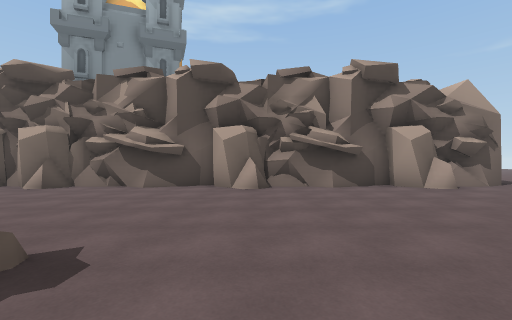
[1] (above)

20 first-person views from a walk through a scene from a Unity 3-D project. The camera is 1.4 m above the floor, looks level and sees 90° across. The floor is counted in squares, 2.12 m on a side. Each view is taken from the middle of a square. On the plan, view 1 faces up. The plan holds only what a view shows up to about 9 squares ahead; the rest is blank. The place goes on beyond the plan. The player is left out.

[2]
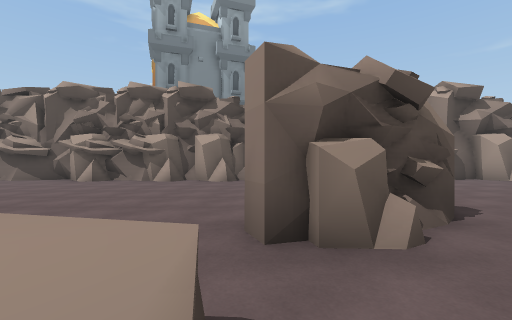

[3]
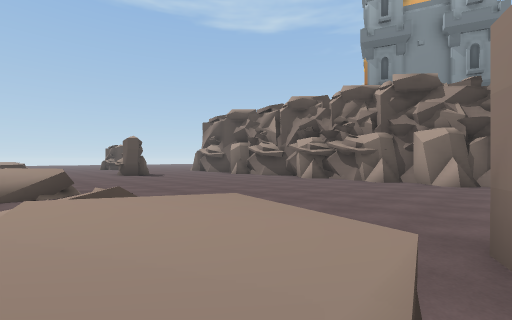

[4]
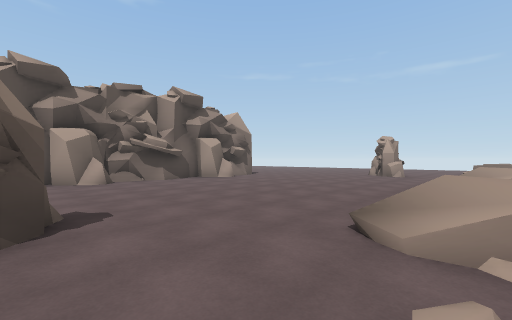

[5]
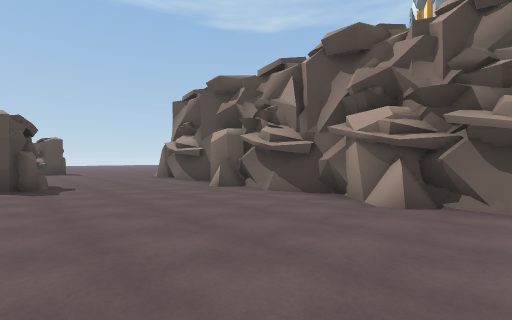

[6]
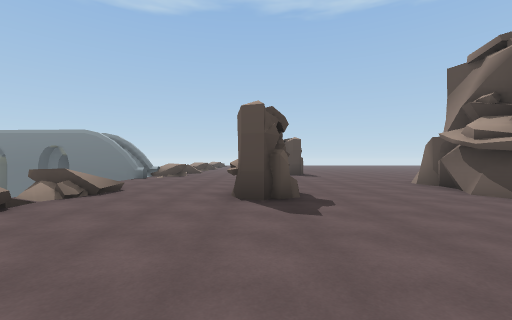

[7]
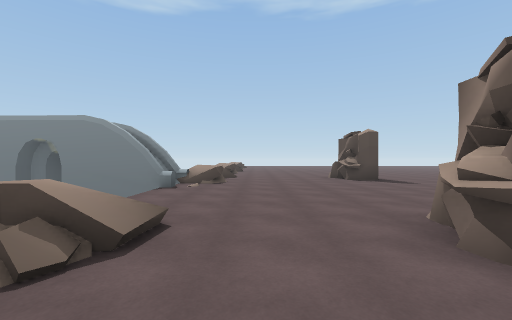

[8]
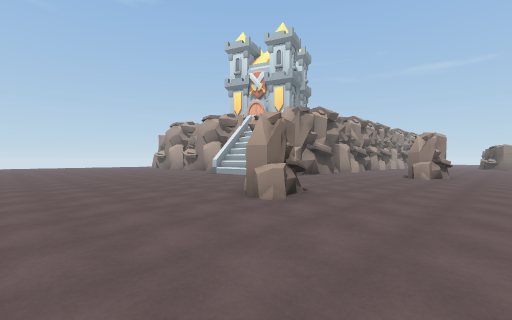

[9]
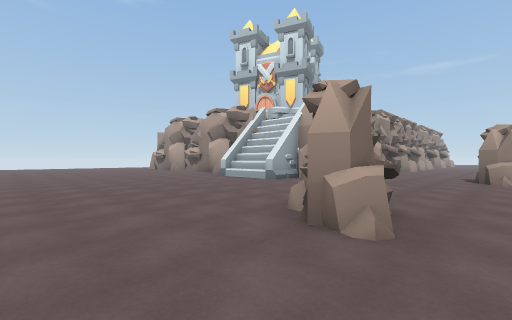

[10]
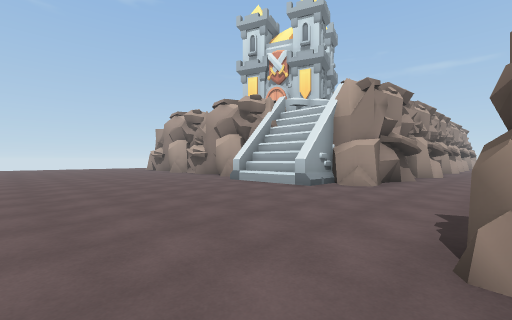

[11]
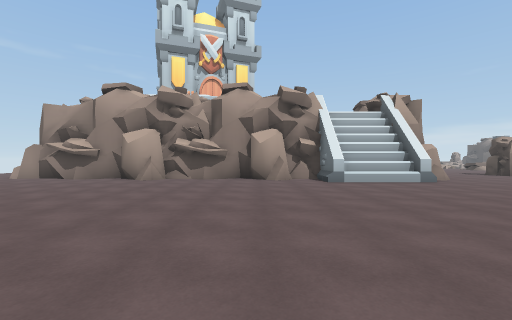

[12]
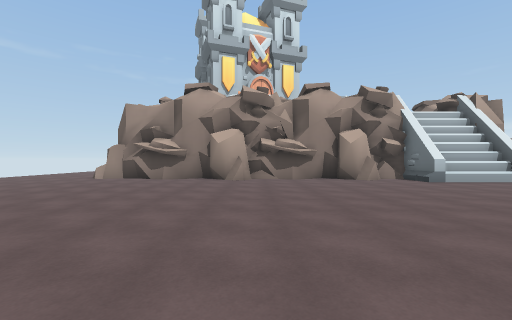

[13]
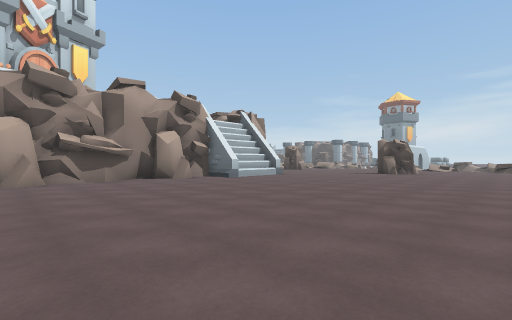

[14]
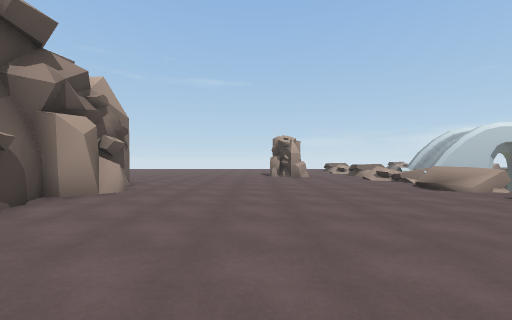

[15]
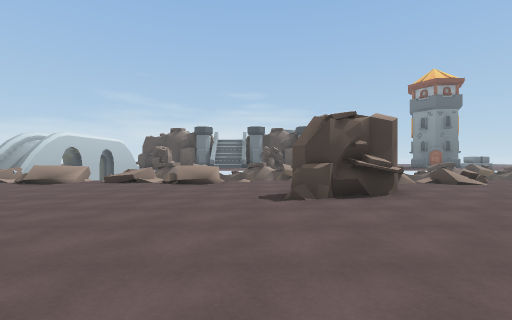

[16]
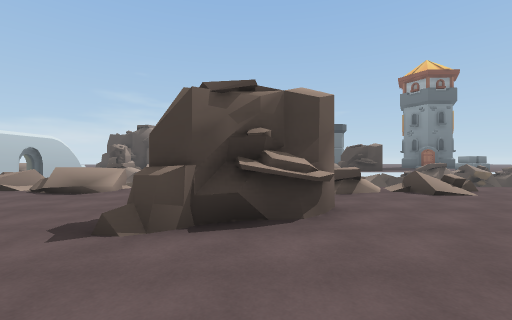

[17]
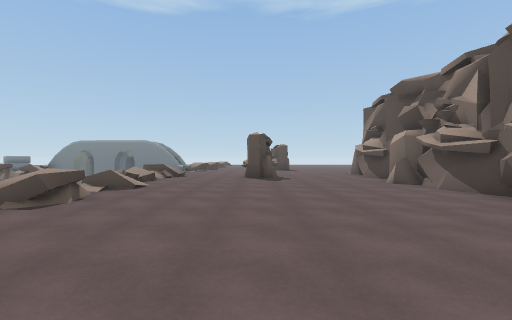

[18]
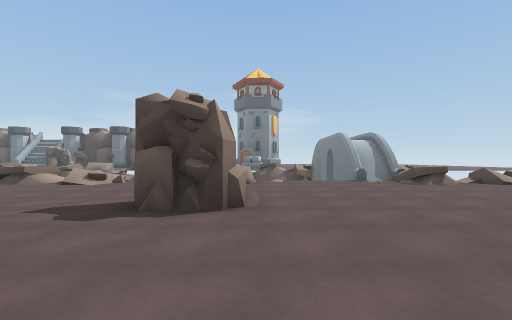

[19]
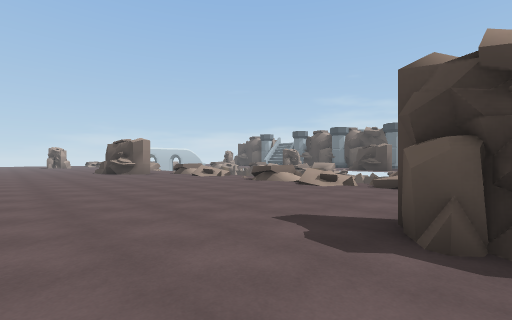

[20]
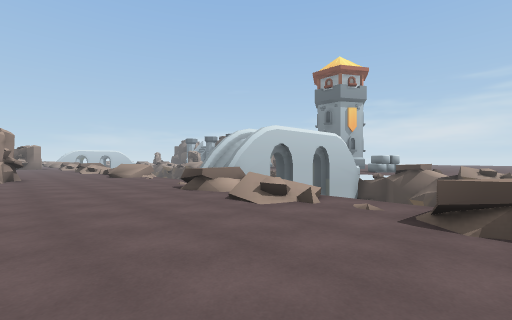

### Floor plan
Key: @ floor where view 1 was taken; # wall or solid block; x gap in a wall; . floor; / step, stairs or slope; = window, fence, low wall or low ledge; v drop or lower ground; O other object.
Columns run from 27 left of view 1 to 7 right of it. Each row starts with its distance up from view 1.
 24         ..
 23        ...
 22       ....
 21      ....#
 20     .....#
 19    ......#
 18   .......#
 17 .........#
 16 .........#
 15 .........#
 14 .........#
 13 .........#
 12 .........#
 11 .........#
 10 ........##
  9 ........#
  8 ........##
  7 .........#########################.
  6 .............###..###.#....#...#...
  5 ...................................
  4 ....O..............................
  3 ....O..............................
  2 ..........OO.......................
  1 .......................OOO.........
  0 .......................#O..@.......
 -1 =#.#.=.....=.###.=..##x#...//...///
 -2     /=.#..==.=###=../#=. ..=//=.//=
 -3      ###                         v#
 -4                                   #

Where each view was taken, in squares from view 1:
view 1: 0 up, 0 right, facing up
view 2: 2 down, 4 left, facing up
view 3: 2 down, 4 left, facing up-left
view 4: 2 down, 2 left, facing up-right
view 5: 2 up, 8 left, facing up-left
view 6: 2 up, 11 left, facing left
view 7: 0 up, 14 left, facing left
view 8: 0 up, 27 left, facing up-right
view 9: 2 up, 26 left, facing up-right
view 10: 4 up, 25 left, facing up-right
view 11: 13 up, 27 left, facing right
view 12: 16 up, 27 left, facing right
view 13: 17 up, 27 left, facing down-right
view 14: 3 up, 1 left, facing right
view 15: 6 up, 1 left, facing down
view 16: 4 up, 3 left, facing down
view 17: 2 up, 6 left, facing left
view 18: 6 up, 17 left, facing down
view 19: 5 up, 16 left, facing down-right
view 20: 2 up, 27 left, facing down-right
